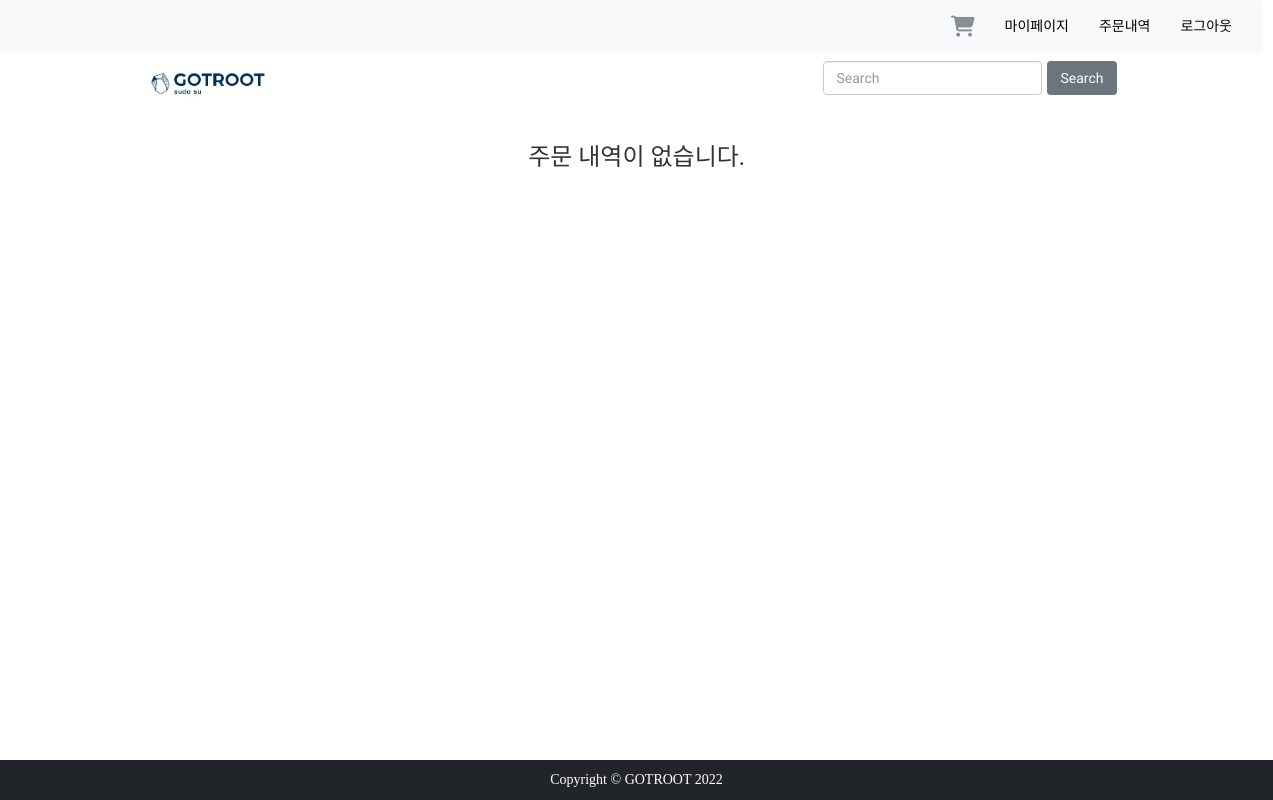
The page /order/ (signed in) on the database as committed earlier.
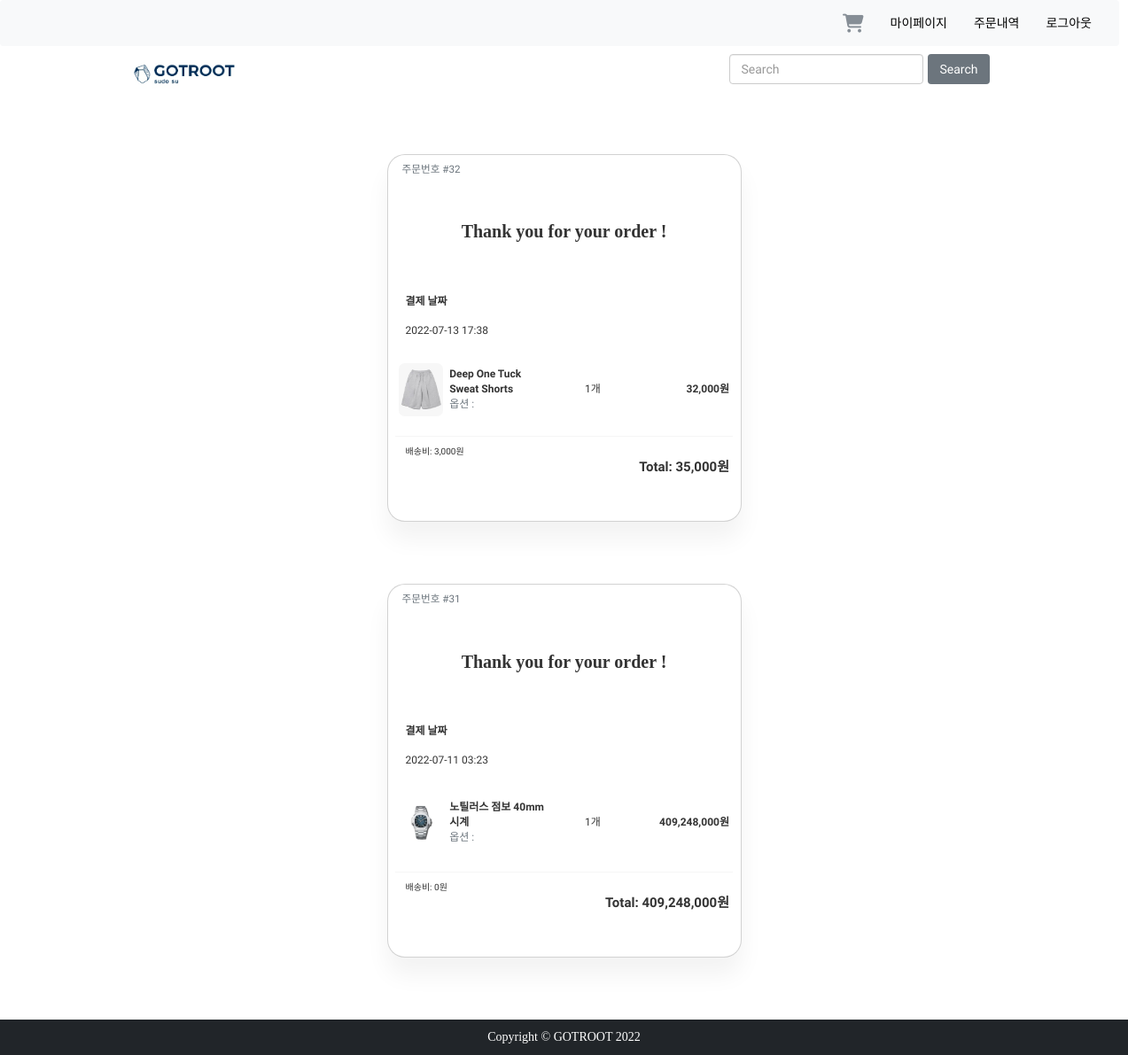
The same page on the database as committed later.
### order/models.py (models this page shows, shortened)
class Order(models.Model):
    user = models.ForeignKey('user.User', on_delete=models.CASCADE, null=True)
    date_ordered = models.DateTimeField(auto_now_add=True)
    shipping = models.IntegerField(default=3000)
    complete = models.BooleanField(default=False)
    def get_order_number(self):
        return str(self.pk)
    @property
    def get_order_total(self):
        orderitems = self.orderitem_set.all()
        total = 0
        for item in orderitems:
            total += item.get_total
        return total
    @property
    def get_order_items(self):
        return self.orderitem_set.filter(order=self)

class OrderItem(models.Model):
    product = models.ForeignKey('shop.Product', on_delete=models.DO_NOTHING, null=True)
    quantity = models.IntegerField(default=0)
    order = models.ForeignKey(Order, on_delete=models.CASCADE, null=True)
    date_added = models.DateTimeField(auto_now_add=True)
    @property
    def get_total(self):
        total = self.product.price * self.quantity
        return total

### shop/models.py (models this page shows, shortened)
class Product(models.Model):
    name = models.CharField(max_length=100)
    content = models.TextField(max_length=1000)
    category = models.ForeignKey(Category, on_delete=models.CASCADE)
    stock = models.PositiveIntegerField()
    price = models.IntegerField()
    created_at = models.DateTimeField(auto_now_add=True)
    modified_at = models.DateTimeField(auto_now=True)
    deleted_at = models.DateTimeField(null=True, blank=True)
    @property
    def get_product_image(self):
        try:
            image = self.productimage_set.get(product=self, is_represent=True)
            return image.image.url
        except:
            random_image = choice(ProductImage.objects.filter(product=self))
            return random_image.image.url

class ProductImage(models.Model):
    product = models.ForeignKey(Product, on_delete=models.CASCADE)
    is_represent = models.BooleanField(default=False)
    image = models.ImageField(upload_to=product_image_path)

### order/views.py (the view)
# urls.py: path('', views.index, name='index'),
def index(request):
    orders = Order.objects.filter(user=request.user).order_by('-date_ordered')
    return render(request, 'order/index.html', {'orders': orders})

### gotroot_site/context_processors.py (called while the page is built)
def category_list(request):
    categories = Category.objects.all()
    return {
        "categories": categories
    }

### order/templates/order/index.html (shortened to what this page needs)
{% extends "order/base.html" %}
{% load humanize %}
{% load static %}
{% load mathfilters %}
{% block content %}
<link rel="stylesheet" type="text/css" href="{% static 'css/order/ordercheck.css' %}">
{% if orders %}
{% for order in orders %}
<div class="card mt-50 mb-50" style="  font-family: 'Nanum Gothic', sans-serif;">
    <div class="col d-flex"><span class="text-muted" id="orderno">주문번호 #{{ order.get_order_number }}</span></div>
    <div class="title mx-auto" style="font-family: 'Century Gothic'">Thank you for your order ! </div>
    <div class="main"> <span id="sub-title">
        <p><b>결제 날짜</b></p>
        <p>{{ order.date_ordered | date:"Y-m-d H:i" }}</p></span>
        {% for item in order.get_order_items %}
            <div class="row row-main">
                        <div class="col-2"> <img class="img-fluid" src="{{ item.product.get_product_image }}"> </div>
                        <div class="col">
                            <div class="row d-flex">
                                <p><b>{{ item.product.name }}</b></p>
                            </div>
                            <div class="row d-flex">
                                <p class="text-muted">옵션 : </p>
                            </div>
                        </div>
                        <div class="col d-flex justify-content-center">
                            <p>{{ item.quantity }}개</p>
                        </div>
                        <div class="col d-flex justify-content-end">
                            <p><b>{{ order.get_order_total|intcomma }}원</b></p>
                        </div>
            </div>
        {% endfor %}
        <hr>
        <div class="total">
            <div class="col d-flex"><p>배송비: {{ order.shipping|intcomma }}원</p></div>
            <div class="row">
                <div class="col d-flex justify-content-end"> <b>Total: {{ order.get_order_total|add:order.shipping|intcomma }}원</b> </div>
            </div>
        </div>
    </div>
</div>
{% endfor %}
{% else %}
<h3 style="text-align: center;">주문 내역이 없습니다.</h3>
{% endif %}
{% endblock content %}

### order/templates/order/base.html (shortened to what this page needs)
<!DOCTYPE html>
<html lang="en">
<head>
    {% load static %}
    <link rel="stylesheet" type="text/css" href="{% static 'css/shop/base.css' %}">
    <link rel="stylesheet" type="text/css" href="{% static 'css/order/style.css' %}">
    <link href="https://cdn.jsdelivr.net/npm/bootstrap@5.2.0-beta1/dist/css/bootstrap.min.css" rel="stylesheet">
</head>
<body class="d-flex flex-column min-vh-100">
<div class="navbar-all sticky-top">
    {% include 'shop/user_navbar.html' %}
    {% include 'shop/navbar.html' %}
</div>
<div class="content">
    {% block content %} {% endblock %}
</div>
{% include 'user/footer.html' %}
</body>
</html>

### shop/templates/shop/user_navbar.html (shortened to what this page needs)
{% load static %}
<link rel="stylesheet" href="http://maxcdn.bootstrapcdn.com/bootstrap/3.3.6/css/bootstrap.min.css">
<nav class="navbar navbar-expand-sm bg-light" style="width: 1263px; max-width: none !important; padding: 0px;margin-bottom: 0px; font-family: 'Nanum Gothic', sans-serif;">
    <div class="container-fluid">
        <div class="collapse navbar-collapse" id="navbarSupportedContent">
            <ul class="nav navbar-nav navbar-right">
                {% if user.is_authenticated %}
                <li class="">
                    <a href="{% url 'cart:index' %}">
                    </a>
                </li>
                <li class="">
                    <a class="mypage" href="{% url 'user:profile' user.pk %}"> 마이페이지 </a>
                </li>
                <li class="">
                    <a class="mypage" href="{% url 'order:index' %}"> 주문내역 </a>
                </li>
                <li class="">
                    <a class="mypage" href="{% url 'user:logout' %}"> 로그아웃 </a>
                </li>
                {% endif %}
            </ul>
        </div>
    </div>
</nav>

### shop/templates/shop/navbar.html (shortened to what this page needs)
{% load static %}
<link rel="stylesheet" type="text/css" href="{% static 'css/shop/base.css' %}">
<link rel="stylesheet" href="{% static 'css/cart/custom.css' %}">
<link rel="stylesheet" href="http://maxcdn.bootstrapcdn.com/bootstrap/3.3.6/css/bootstrap.min.css">
<nav class="navbar navbar-expand-sm bg-white" style="width: 1263px; max-width: none !important; padding: 0px; font-family: 'Nanum Gothic', sans-serif;">
    <div class="container-fluid" style="width: 1000px;">
        <a class="navbar-brand" href="{% url 'shop:index' %}"><img src="{% static 'images/로고.png' %}" style="width: auto; height: 35px;"></a>
        <div class="collapse navbar-collapse" id="navbarSupportedContent">
            <ul class="nav navbar-nav navbar-right">
                <li class="">
                   <form class="d-flex" role="search" method="get" action="{% url 'shop:index' %}">
                    <input class="form-control me-2" type="search" placeholder="Search" aria-label="Search" name="q" value="{{ request.GET.q }}">
                    <button class="btn btn-secondary" type="submit">Search</button>
                    </form>
                </li>
            </ul>
        </div>
    </div>
</nav>

### user/templates/user/footer.html
<footer class="py-3 bg-dark mt-auto">
    <div class="container">
        <p class="m-0 text-center text-white">Copyright &copy; GOTROOT 2022</p>
    </div>
</footer>

### static/css/shop/base.css (style rules this page uses)
a { text-decoration: none; }
.mypage { color: black; }
.navbar { border-radius: 0; align-items: flex-start; margin: 0; }

### static/css/order/style.css (style rules this page uses)
body { background:#eee; }
.card { box-shadow: 0 20px 27px 0 rgb(0 0 0 / 5%); }
.card { position: relative; display: flex; flex-direction: column; min-width: 0; word-wrap: break-word; background-color: #fff; background-clip: border-box; border: 0 solid rgba(0,0,0,.125); border-radius: 1rem; }
a { color: #5465ff; text-decoration: none; }

### static/css/cart/custom.css (style rules this page uses)
body { font-family: 'Century Gothic',sans-serif; }

### static/css/order/ordercheck.css (style rules this page uses)
body { min-height: 100vh; vertical-align: middle; display: flex; font-family: Muli; font-size: 14px }
.card { margin: auto; width: 400px; max-width: 600px; padding-bottom: 50px; border-radius: 20px; }
.mt-50 { margin-top:50px; }
.mb-50 { margin-bottom:70px; }
#orderno { padding: 1vh 2vh 0; font-size: smaller }
.title { display: flex; text-align: center; font-size: 2rem; font-weight: bold; padding: 12% }
.main { padding: 0 2rem }
.main img { border-radius: 7px }
.main p { margin-bottom: 0; font-size: 1rem; }
#sub-title p { margin: 1vh 0 2vh 0; font-size: 1.2rem }
.row-main { padding: 1.5vh 0; align-items: center }
.row-main p { font-size: 1.2rem; }
hr { margin: 1rem -1vh; border-top: 1px solid rgb(214, 214, 214) }
.total { font-size: 1.5rem; }

Rows that differ between the two databases and show on the page:
added Order: get_order_number "32", date_ordered "2022-07-13 17:38", get_order_total "32,000", shipping "3,000", get_order_total|add "35,000"
added OrderItem: product.get_product_image (picture), product.name "Deep One Tuck Sweat Shorts", quantity "1", shown under "32"
added Order: get_order_number "31", date_ordered "2022-07-11 03:23", get_order_total "409,248,000", shipping "0", get_order_total|add "409,248,000"
added OrderItem: product.get_product_image (picture), product.name "노틸러스 점보 40mm 시계", quantity "1", shown under "31"
Other text that changed with them:
text no longer shown: "주문 내역이 없습니다."
